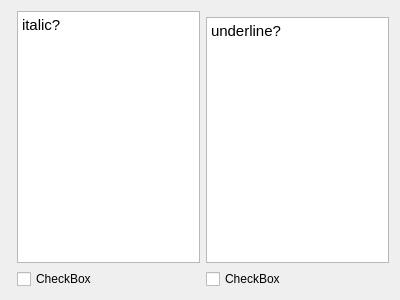
<?xml version="1.0" encoding="UTF-8"?>
<ui version="4.0">
 <class>Form</class>
 <widget class="QWidget" name="Form">
  <property name="geometry">
   <rect>
    <x>0</x>
    <y>0</y>
    <width>400</width>
    <height>300</height>
   </rect>
  </property>
  <property name="windowTitle">
   <string>Form</string>
  </property>
  <layout class="QGridLayout" name="gridLayout">
   <item row="0" column="1" rowspan="2">
    <widget class="QTextEdit" name="textEdit">
     <property name="html">
      <string>&lt;!DOCTYPE HTML PUBLIC &quot;-//W3C//DTD HTML 4.0//EN&quot; &quot;http://www.w3.org/TR/REC-html40/strict.dtd&quot;&gt;
&lt;html&gt;&lt;head&gt;&lt;meta name=&quot;qrichtext&quot; content=&quot;1&quot; /&gt;&lt;style type=&quot;text/css&quot;&gt;
p, li { white-space: pre-wrap; }
&lt;/style&gt;&lt;/head&gt;&lt;body style=&quot; font-family:'Ubuntu'; font-size:11pt; font-weight:400; font-style:normal;&quot;&gt;
&lt;p style=&quot; margin-top:0px; margin-bottom:0px; margin-left:0px; margin-right:0px; -qt-block-indent:0; text-indent:0px;&quot;&gt;italic?&lt;/p&gt;&lt;/body&gt;&lt;/html&gt;</string>
     </property>
    </widget>
   </item>
   <item row="0" column="2">
    <widget class="HorizontalTitleBar" name="horizontaltitlebar"/>
   </item>
   <item row="1" column="2">
    <widget class="QTextEdit" name="textEdit_2">
     <property name="html">
      <string>&lt;!DOCTYPE HTML PUBLIC &quot;-//W3C//DTD HTML 4.0//EN&quot; &quot;http://www.w3.org/TR/REC-html40/strict.dtd&quot;&gt;
&lt;html&gt;&lt;head&gt;&lt;meta name=&quot;qrichtext&quot; content=&quot;1&quot; /&gt;&lt;style type=&quot;text/css&quot;&gt;
p, li { white-space: pre-wrap; }
&lt;/style&gt;&lt;/head&gt;&lt;body style=&quot; font-family:'Ubuntu'; font-size:11pt; font-weight:400; font-style:normal;&quot;&gt;
&lt;p style=&quot; margin-top:0px; margin-bottom:0px; margin-left:0px; margin-right:0px; -qt-block-indent:0; text-indent:0px;&quot;&gt;underline?&lt;/p&gt;&lt;/body&gt;&lt;/html&gt;</string>
     </property>
    </widget>
   </item>
   <item row="0" column="0" rowspan="2">
    <widget class="VerticalTitleBar" name="verticaltitlebar"/>
   </item>
   <item row="2" column="1">
    <widget class="QCheckBox" name="checkBox">
     <property name="text">
      <string>CheckBox</string>
     </property>
    </widget>
   </item>
   <item row="2" column="2">
    <widget class="QCheckBox" name="checkBox_2">
     <property name="text">
      <string>CheckBox</string>
     </property>
    </widget>
   </item>
  </layout>
 </widget>
 <customwidgets>
  <customwidget>
   <class>VerticalTitleBar</class>
   <extends>QWidget</extends>
   <header>qt_utils.widgets</header>
  </customwidget>
  <customwidget>
   <class>HorizontalTitleBar</class>
   <extends>QWidget</extends>
   <header>qt_utils.widgets</header>
  </customwidget>
 </customwidgets>
 <resources/>
 <connections>
  <connection>
   <sender>verticaltitlebar</sender>
   <signal>clicked(bool)</signal>
   <receiver>textEdit</receiver>
   <slot>setVisible(bool)</slot>
   <hints>
    <hint type="sourcelabel">
     <x>27</x>
     <y>68</y>
    </hint>
    <hint type="destinationlabel">
     <x>91</x>
     <y>129</y>
    </hint>
   </hints>
  </connection>
  <connection>
   <sender>verticaltitlebar</sender>
   <signal>clicked(bool)</signal>
   <receiver>textEdit_2</receiver>
   <slot>setHidden(bool)</slot>
   <hints>
    <hint type="sourcelabel">
     <x>18</x>
     <y>32</y>
    </hint>
    <hint type="destinationlabel">
     <x>260</x>
     <y>158</y>
    </hint>
   </hints>
  </connection>
  <connection>
   <sender>horizontaltitlebar</sender>
   <signal>clicked(bool)</signal>
   <receiver>textEdit</receiver>
   <slot>setHidden(bool)</slot>
   <hints>
    <hint type="sourcelabel">
     <x>297</x>
     <y>50</y>
    </hint>
    <hint type="destinationlabel">
     <x>176</x>
     <y>79</y>
    </hint>
   </hints>
  </connection>
  <connection>
   <sender>horizontaltitlebar</sender>
   <signal>clicked(bool)</signal>
   <receiver>textEdit_2</receiver>
   <slot>setVisible(bool)</slot>
   <hints>
    <hint type="sourcelabel">
     <x>390</x>
     <y>63</y>
    </hint>
    <hint type="destinationlabel">
     <x>325</x>
     <y>184</y>
    </hint>
   </hints>
  </connection>
  <connection>
   <sender>verticaltitlebar</sender>
   <signal>clicked()</signal>
   <receiver>checkBox</receiver>
   <slot>toggle()</slot>
   <hints>
    <hint type="sourcelabel">
     <x>26</x>
     <y>95</y>
    </hint>
    <hint type="destinationlabel">
     <x>111</x>
     <y>281</y>
    </hint>
   </hints>
  </connection>
  <connection>
   <sender>horizontaltitlebar</sender>
   <signal>clicked()</signal>
   <receiver>checkBox_2</receiver>
   <slot>toggle()</slot>
   <hints>
    <hint type="sourcelabel">
     <x>271</x>
     <y>44</y>
    </hint>
    <hint type="destinationlabel">
     <x>304</x>
     <y>282</y>
    </hint>
   </hints>
  </connection>
 </connections>
</ui>
